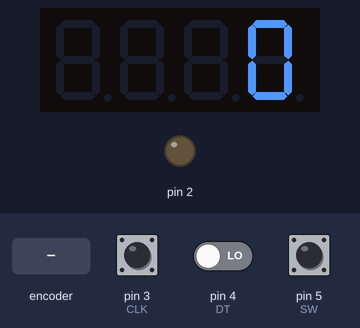
A sketch run on a simulated Arduino Uno, built with avr-gcc and run on an emulated ATmega328P. Parts: 4-digit seven-segment display, output pins drawn as LEDs (lit = HIGH). The test bench sets the inputs (shaded band); at power-on: pin 5 (SW) HIGH, pin 3 (CLK) HIGH, pin 4 (DT) LOW. EEPROM starts erased.

Above: at 1.2 s.
1.3 s: pin 5 (SW) pulled LOW for 1 s
At 2.1 s:
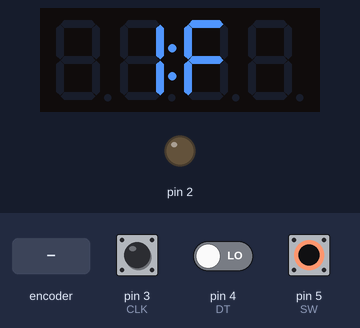
3.8 s: rotary encoder on pin 3 (CLK) / pin 4 (DT) turned 1 step (first pin leading)
At 5.1 s:
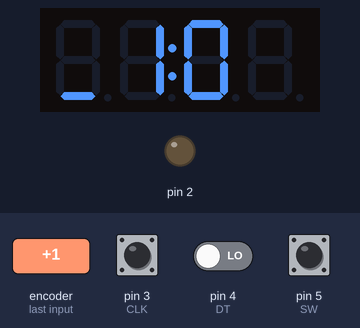
5.5 s: rotary encoder on pin 3 (CLK) / pin 4 (DT) turned 1 step (first pin leading)
At 6.5 s:
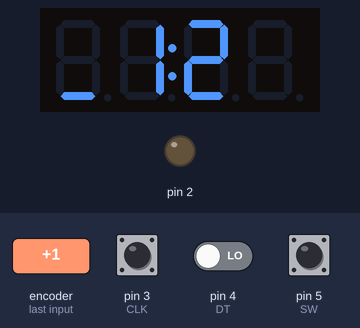
7.2 s: pin 5 (SW) pulled LOW for 1 s
Timing chart, 0 to 10.2 s (numbered marks = the images above; inputs shaded):
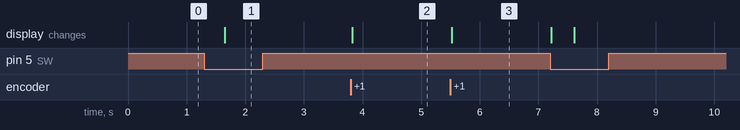

Measured:
- after the input at 1.3 s, the display: changes after 0.35 s (image 1)
- after the input at 3.8 s, the display: changes at once (image 2)
- after the input at 5.5 s, the display: changes at once (image 3)

The sketch:

friquency_generator_d.ino
```cpp
#include <Arduino.h>
#include <TM1637Display.h>
#include <EEPROM.h>

byte out=2;
byte CLK=3;//valcoder
byte DT=4;
byte SW=5;

unsigned char encoder_A, encoder_B, encoder_A_prev; // valcoder
unsigned char SW_State,SW_State_prev;


int sw_counter;
int sw_delay=5000;
byte adr=3;
byte adr_d=7;
float freq=10;
float mult=1;
int d=2;
unsigned long t1,t2,dt,tee1,tee2,dtee;
unsigned long td1,td2,dtd;
float T,dT;
int dTee=10000; //delay before puting to eepromt
long dTd=10000;//delay for d set
//int d[4];

byte u_flag=0;
byte eet_flag=1;
byte d_flag=0;

TM1637Display display(7, 6);

void setup() {
//Serial.begin(9600);

    display.setBrightness(0x0f);
EEPROM.get(adr,freq);
EEPROM.get(adr_d,d);
DDRD = B00000100;
T=1000000/freq;
t1=micros();
display.showNumberDec(freq*10);
}

void loop() {
  while(1)
 {cycle();
 encoder();}
}
void cycle()
{
  t2=micros();
dt=t2-t1;
if(dt-T/d<=0)
{if(u_flag==0)
{
  PORTD |=1<<2;
u_flag=1;}

}
else
if(u_flag==1)
{
  PORTD &=~(1<<2);
u_flag=0;
{
  if(dT<dt-T/d)
  dT=dt-T/d;
}
}
if(dt-T>=0)
{t1=micros()-dt+T-47;
}
  }

  void encoder()
 {

  encoder_A = digitalRead(CLK);
  encoder_B = digitalRead(DT);
  SW_State = digitalRead(SW);
      if(d_flag==1)
    {td2=millis();
    if(td2-td1>1000)
    if(td2-td1>dTd||!SW_State)
    {d_flag=0;
    display.clear();
    display.showNumberDec(freq*10);
    EEPROM.put(adr_d,d);}}

 if(eet_flag==0)
 {
  tee2=millis();
  dtee=tee2-tee1;
  if(dtee>dTee)
  {EEPROM.put(adr,freq);
  eet_flag=1;}
  }
   if(!encoder_A && encoder_A_prev)
  {
    tee1=millis();
    tee2=tee1;
    eet_flag=0;
     if(encoder_B)
    {
      if(d_flag==0)
      {
      if(mult>freq&&mult!=0.1)
      mult=mult/10;
      freq=freq-mult;
      if(freq<0.1)
      freq=0.1;
      }
      if(d_flag==1)
      {d=d-1;
      if(d<2)
      d=2;}
    }
       else
    {
      if(d_flag==0)
      {
      freq=freq+mult;
      if(freq>999.9)
      freq=999.9;
      }
      if(d_flag==1)
      {d=d+1;
      if(d>20)
      d=20;}
      }
      if(d_flag==0)
      {
      T=1000000/freq;
      display.showNumberDec(freq*10);
      }
      if(d_flag==1)
      {    display.clear();
            char data1[4];
data1[1]=display.encodeDigit(1)| 0b10000000; // для получения символа с двоеточием
if(d<10)
{data1[2]=display.encodeDigit(d);
data1[3]=0;}
if(d>=10)
{data1[2]=display.encodeDigit(floor(d/10));
data1[3]=display.encodeDigit(d-floor(d/10)*10);}
display.setSegments(data1);
td1=millis();
        }
  }
    encoder_A_prev = encoder_A;

 if(!SW_State)
 {
 if(SW_State_prev)
  {
  sw_counter=0;
  if(mult==100)
  mult=0.1;
  else
  if(mult==10)
  mult=100;
  else
  if(mult==1)
  mult=10;
  else
  if(mult==0.1)
  mult=1;
  }
  if(!SW_State_prev)
  sw_counter++;}
  if(sw_counter==sw_delay)
  if(d_flag==0)
  {
    sw_counter=0;
    display.clear();
    char data1[4];
data1[0]=0;
data1[1]=display.encodeDigit(1)| 0b10000000; // для получения символа с двоеточием
if(d<10)
{data1[2]=display.encodeDigit(d);
data1[3]=0;}
if(d>=10)
{data1[2]=display.encodeDigit(floor(d/10));
data1[3]=display.encodeDigit(d-floor(d/10)*10);}
display.setSegments(data1);
td1=millis();
td2=td1;
d_flag=1;

 }
  SW_State_prev=SW_State;
}
```
